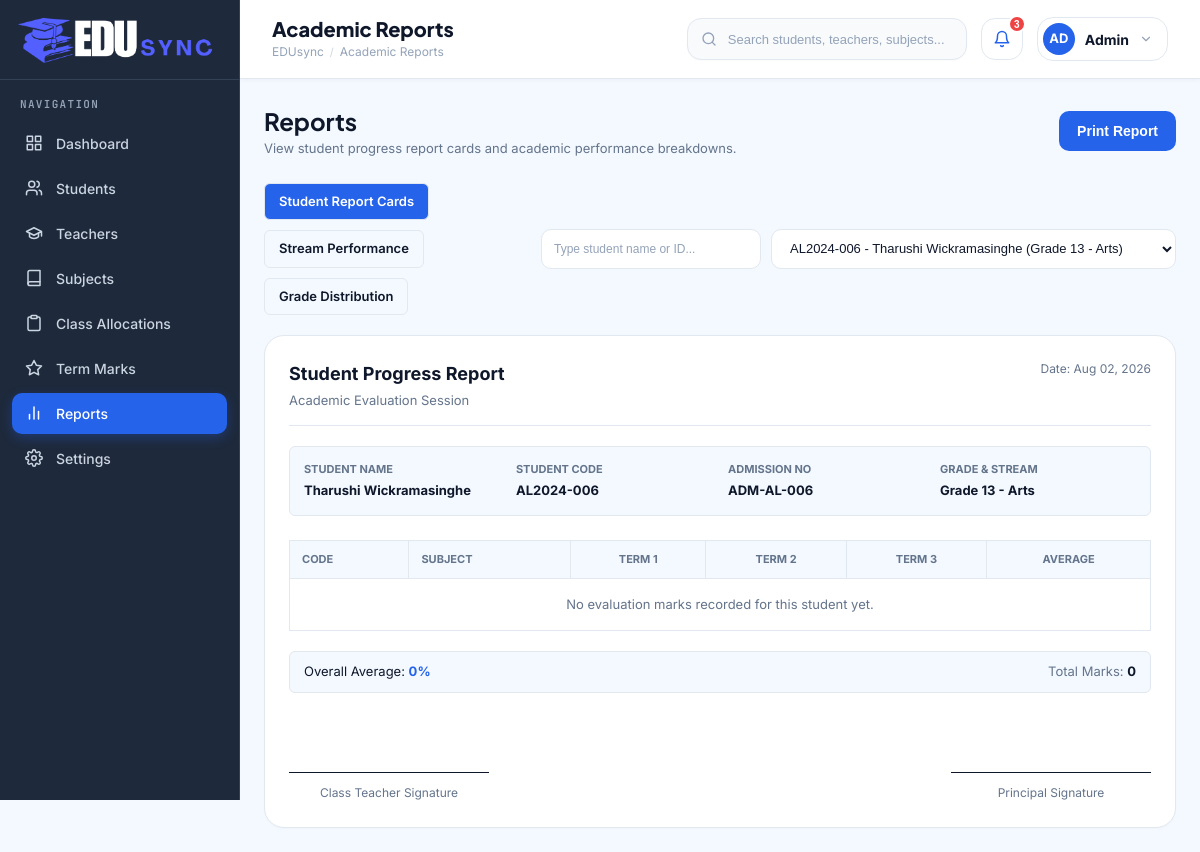
Before: /reports.php (signed in) with the older database file.
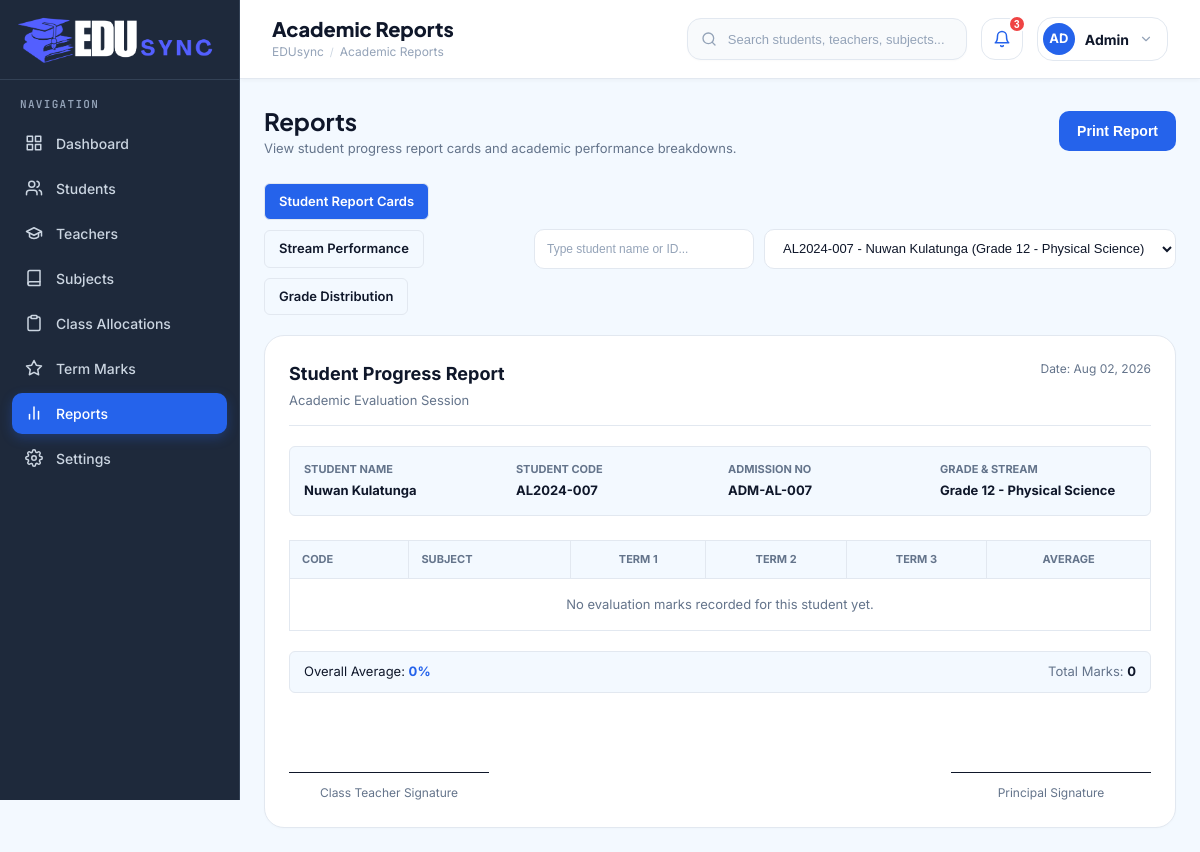
After: the same page with the newer database file.
### tables this page shows
CREATE TABLE `students` (
  `id` INT AUTO_INCREMENT PRIMARY KEY,
  `student_code` VARCHAR(20) NOT NULL UNIQUE,
  `adm_no` VARCHAR(30) NOT NULL UNIQUE,
  `first_name` VARCHAR(50) NOT NULL,
  `last_name` VARCHAR(50) NOT NULL,
  `dob` DATE NOT NULL,
  `gender` ENUM('Male', 'Female', 'Other') NOT NULL,
  `email` VARCHAR(100) NOT NULL UNIQUE,
  `phone` VARCHAR(20) NOT NULL,
  `address` TEXT NOT NULL,
  `guardian_name` VARCHAR(100) NOT NULL,
  `guardian_phone` VARCHAR(20) NOT NULL,
  `grade` VARCHAR(50) NOT NULL,
  `status` ENUM('Active', 'Inactive', 'Completed A/L') DEFAULT 'Active',
  `photo` VARCHAR(255) DEFAULT NULL,
  `created_at` TIMESTAMP DEFAULT CURRENT_TIMESTAMP
);

### classes/Student.php (called while the page is built, shortened)
<?php
require_once __DIR__ . '/../config/Database.php';
class Student {
    private $db;
    public function __construct() {
        $dbInstance = new Database();
        $this->db = $dbInstance->getConnection();
    }
    public function getAll($search = '', $gradeFilter = '', $statusFilter = '') {
        $sql = "SELECT * FROM students WHERE 1=1";
        $params = [];
        $sql .= " ORDER BY id DESC";
        $stmt = $this->db->prepare($sql);
        $stmt->execute($params);
        return $stmt->fetchAll(PDO::FETCH_ASSOC);
    }
}

### config/Database.php (called while the page is built)
<?php
class Database {
    private $host = "localhost";
    private $db_name = "school_db";
    private $username = "root";
    private $password = "";
    private $conn = null;
    public function getConnection() {
        if ($this->conn === null) {
            try {
                $dsn = "mysql:host=" . $this->host . ";dbname=" . $this->db_name . ";charset=utf8mb4";
                $options = [
                    PDO::ATTR_ERRMODE => PDO::ERRMODE_EXCEPTION,
                    PDO::ATTR_DEFAULT_FETCH_MODE => PDO::FETCH_ASSOC,
                    PDO::ATTR_EMULATE_PREPARES => false,
                ];
                $this->conn = new PDO($dsn, $this->username, $this->password, $options);
            } catch (PDOException $exception) {
                $this->conn = null;
            }
        }
        return $this->conn;
    }
}
?>

### classes/Report.php (called while the page is built, shortened)
<?php
require_once __DIR__ . '/../config/Database.php';
class Report {
    private $db;
    public function __construct() {
        $database = new Database();
        $this->db = $database->getConnection();
    }
    public function getStudentReportCard($studentId) {
        $stmtStudent = $this->db->prepare("SELECT * FROM students WHERE id = :id LIMIT 1");
        $stmtStudent->execute([':id' => $studentId]);
        $student = $stmtStudent->fetch(PDO::FETCH_ASSOC);
        $stmtMarks = $this->db->prepare("
            SELECT m.*, c.course_code, c.course_name, c.grade AS subject_grade,
                   t.first_name AS teacher_first, t.last_name AS teacher_last
            FROM marks m
            JOIN courses c ON m.course_id = c.id
            LEFT JOIN teachers t ON c.teacher_id = t.id
            WHERE m.student_id = :student_id
            ORDER BY m.term ASC, c.course_name ASC
        ");
        $stmtMarks->execute([':student_id' => $studentId]);
        $marks = $stmtMarks->fetchAll(PDO::FETCH_ASSOC);
        $groupedMarks = ['Term 1' => [], 'Term 2' => [], 'Term 3' => []];
        $termTotals = ['Term 1' => 0, 'Term 2' => 0, 'Term 3' => 0];
        $termCounts = ['Term 1' => 0, 'Term 2' => 0, 'Term 3' => 0];
        $subjectsMap = [];
        return [
            'student' => $student,
            'marks_by_term' => $groupedMarks,
            'term_totals' => $termTotals,
            'term_counts' => $termCounts,
            'subject_matrix' => array_values($subjectsMap)
        ];
    }
}

### reports.php (the view, shortened to what the changed rows need)
<?php
require_once __DIR__ . '/config/Database.php';
require_once __DIR__ . '/classes/Report.php';
require_once __DIR__ . '/classes/Student.php';
$reportTab = isset($_GET['tab']) ? $_GET['tab'] : 'student_report';
$reportModel = new Report();
$studentModel = new Student();
$allStudents = $studentModel->getAll();
$selectedStudentId = isset($_GET['student_id']) ? (int)$_GET['student_id'] : ($allStudents[0]['id'] ?? 0);
$reportCardData = false;
if ($selectedStudentId > 0) {
    $reportCardData = $reportModel->getStudentReportCard($selectedStudentId);
}
include_once __DIR__ . '/includes/header.php';
?>
<div class="main-wrapper">
    <?php include_once __DIR__ . '/includes/navbar.php'; ?>
    <main class="content-body">
        <div class="page-header no-print">
            <div>
                <h1 class="page-title">Reports</h1>
            </div>
        </div>
        <div class="table-filter-bar no-print" style="margin-bottom: 20px;">
            <?php if ($reportTab === 'student_report'): ?>
                <form action="reports.php" method="GET" style="display: flex; align-items: center; gap: 10px;">
                    <input type="text" id="reportStudentFilter" class="login-input" placeholder="Type student name or ID..." style="height: 40px; width: 220px; font-size: 13px; padding: 4px 12px; background: var(--card-bg); border: 1px solid var(--card-border); color: var(--text-main);">
                    <select name="student_id" id="reportStudentSelect" class="filter-select" style="min-width: 280px; height: 40px;" onchange="this.form.submit()">
                        <?php foreach ($allStudents as $st): ?>
                            <option value="<?php echo $st['id']; ?>" <?php echo ($selectedStudentId == $st['id']) ? 'selected' : ''; ?>>
                                <?php echo htmlspecialchars($st['student_code'] . ' - ' . $st['first_name'] . ' ' . $st['last_name'] . ' (' . $st['grade'] . ')'); ?>
                            </option>
                        <?php endforeach; ?>
                    </select>
                </form>
            <?php endif; ?>
        </div>
        <?php if ($reportTab === 'student_report'): ?>
            <?php if ($reportCardData): ?>
                <?php
                    $st = $reportCardData['student'];
                    $subjectMatrix = $reportCardData['subject_matrix'];
                    $totalScoreSum = 0;
                    $totalScoreCount = 0;
                    $annualAvg = ($totalScoreCount > 0) ? round($totalScoreSum / $totalScoreCount, 1) : 0;
                ?>
                <div class="dash-card card-full" id="printableReportCard" style="padding: 24px; border: 1px solid var(--card-border);">
                    <div style="display: flex; justify-content: space-between; align-items: flex-start; border-bottom: 1px solid var(--card-border); padding-bottom: 14px; margin-bottom: 20px;">
                        <div>
                            <h2 style="font-size: 18px; font-weight: 700; color: var(--text-main); margin: 0 0 4px 0;">
                                Student Progress Report
                            </h2>
                            <div style="font-size: 13px; color: var(--text-muted);">
                                Academic Evaluation Session
                            </div>
                        </div>
                        <div style="text-align: right; font-size: 12px; color: var(--text-muted);">
                            Date: <?php echo date('M d, Y'); ?>
                        </div>
                    </div>
                    <div style="display: grid; grid-template-columns: repeat(4, 1fr); gap: 16px; margin-bottom: 24px; padding: 14px; background: var(--body-bg); border-radius: 6px; border: 1px solid var(--card-border);">
                        <div>
                            <span style="font-size: 11px; font-weight: 700; color: var(--text-muted); display: block; text-transform: uppercase;">Student Name</span>
                            <strong style="font-size: 13px; color: var(--text-main);"><?php echo htmlspecialchars($st['first_name'] . ' ' . $st['last_name']); ?></strong>
                        </div>
                        <div>
                            <span style="font-size: 11px; font-weight: 700; color: var(--text-muted); display: block; text-transform: uppercase;">Student Code</span>
                            <strong style="font-size: 13px; color: var(--text-main);"><?php echo htmlspecialchars($st['student_code']); ?></strong>
                        </div>
                        <div>
                            <span style="font-size: 11px; font-weight: 700; color: var(--text-muted); display: block; text-transform: uppercase;">Admission No</span>
                            <strong style="font-size: 13px; color: var(--text-main);"><?php echo htmlspecialchars($st['adm_no']); ?></strong>
                        </div>
                        <div>
                            <span style="font-size: 11px; font-weight: 700; color: var(--text-muted); display: block; text-transform: uppercase;">Grade & Stream</span>
                            <strong style="font-size: 13px; color: var(--text-main);"><?php echo htmlspecialchars($st['grade']); ?></strong>
                        </div>
                    </div>
                    <div style="overflow-x: auto; margin-bottom: 20px;">
                        <table style="width: 100%; border-collapse: collapse; font-size: 13px; border: 1px solid var(--card-border);">
                            <thead>
                                <tr style="background: var(--body-bg); border-bottom: 1px solid var(--card-border); text-align: left; color: var(--text-muted); font-weight: 700; font-size: 11px; text-transform: uppercase;">
                                    <th style="padding: 10px 12px; border: 1px solid var(--card-border);">Code</th>
                                    <th style="padding: 10px 12px; border: 1px solid var(--card-border);">Subject</th>
                                    <th style="padding: 10px 12px; border: 1px solid var(--card-border); text-align: center;">Term 1</th>
                                    <th style="padding: 10px 12px; border: 1px solid var(--card-border); text-align: center;">Term 2</th>
                                    <th style="padding: 10px 12px; border: 1px solid var(--card-border); text-align: center;">Term 3</th>
                                    <th style="padding: 10px 12px; border: 1px solid var(--card-border); text-align: center;">Average</th>
                                </tr>
                            </thead>
                            <tbody>
                                <?php if (empty($subjectMatrix)): ?>
                                    <tr>
                                        <td colspan="6" style="padding: 16px; text-align: center; color: var(--text-muted);">
                                            No evaluation marks recorded for this student yet.
                                        </td>
                                    </tr>
                                <?php endif; ?>
                            </tbody>
                        </table>
                    </div>
                    <div style="display: flex; justify-content: space-between; align-items: center; padding: 10px 14px; background: var(--body-bg); border-radius: 6px; font-size: 13px; margin-bottom: 24px; border: 1px solid var(--card-border);">
                        <span>Overall Average: <strong style="color: var(--primary);"><?php echo $annualAvg; ?>%</strong></span>
                        <span style="color: var(--text-muted);">Total Marks: <strong style="color: var(--text-main);"><?php echo $totalScoreSum; ?></strong></span>
                    </div>
                    <div style="display: flex; justify-content: space-between; margin-top: 40px; padding-top: 10px;">
                        <div style="text-align: center; width: 200px;">
                            <div style="border-bottom: 1px solid var(--text-main); margin-bottom: 6px; height: 30px;"></div>
                            <span style="font-size: 12px; color: var(--text-muted);">Class Teacher Signature</span>
                        </div>
                        <div style="text-align: center; width: 200px;">
                            <div style="border-bottom: 1px solid var(--text-main); margin-bottom: 6px; height: 30px;"></div>
                            <span style="font-size: 12px; color: var(--text-muted);">Principal Signature</span>
                        </div>
                    </div>
                </div>
            <?php endif; ?>
        <?php endif; ?>
    </main>
<?php include_once __DIR__ . '/includes/footer.php'; ?>

Changed rows visible on the page:
no longer on this page (row unchanged): students: first_name+last_name "Tharushi Wickramasinghe", student_code "AL2024-006", adm_no "ADM-AL-006", grade "Grade 13 - Arts"
added students: first_name+last_name "Nuwan Kulatunga", student_code "AL2024-007", adm_no "ADM-AL-007", grade "Grade 12 - Physical Science"
Other visible differences:
form field student_id: "AL2024-006 - Tharushi Wickramasinghe (Grade 13 - Arts)" → "AL2024-007 - Nuwan Kulatunga (Grade 12 - Physical Science)"
